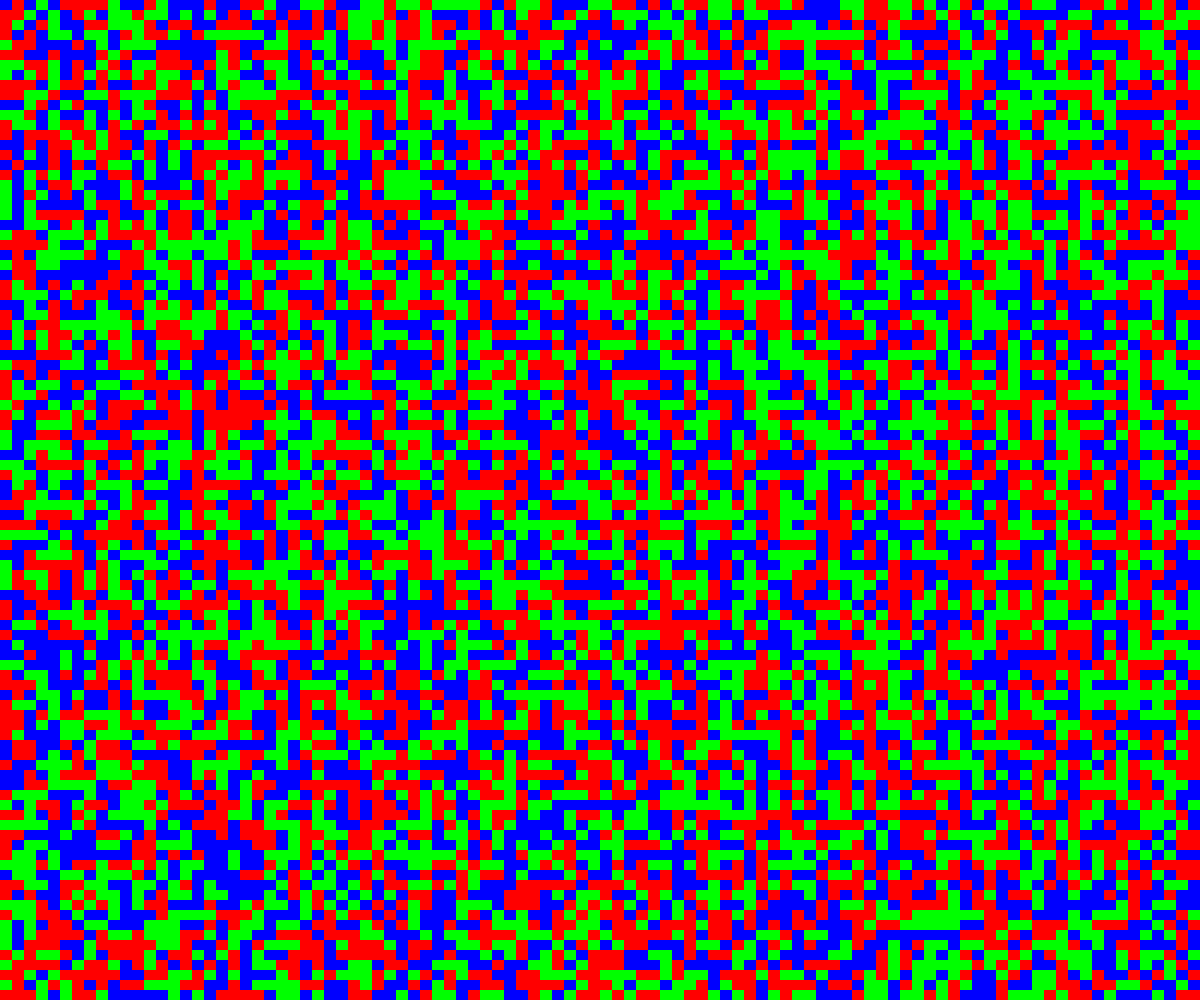
Frame 1 (no input)
Frame 60 (no input): identical to frame 1, image omitted
Frame 120 (the mouse pressed at the canvas centre since frame 60): identical to frame 1, image omitted

The p5.js sketch that drew this single still picture (run headless with seeded random() and noise() and a simulated clock; from frame 60 on, the mouse is pressed at the canvas centre):

// p5.js sketch
// ── sketch.js
const GRID_WIDTH = 100
const GRID_HEIGHT = 100
const PR = {
  "players": ["red", "green", "blue"],
  "red": [[0, 1, 0], [255, 0, 0, 255],0],
  "green": [[0, 0, 1], [0, 255, 0, 255],1],
  "blue": [[1, 0, 0], [0, 0, 255, 255],2]
}
let canvas
let grid

class Grid {
  constructor(w, h, PR) {
    this.width = w
    this.height = h
    this.cellWidth = width/w
    this.cellHeight = height/h
    this.playerRules = PR
    this.graphics = createGraphics(this.width, this.height)
    this.graphics.loadPixels()
    this.grid = []
    const gp = this.graphics
    for (let i = 0; i < this.width; i++) {
      this.grid[i] = []
      for (let j = 0; j < this.height; j++) {
        const player = random(this.playerRules["players"])
        this.grid[i][j] = player
        const vals = this.playerRules[player][1]
        let index = (this.width * i + j) * 4;
        gp.pixels[index + 0] = vals[0]
        gp.pixels[index + 1] = vals[1]
        gp.pixels[index + 2] = vals[2]
        gp.pixels[index + 3] = vals[3]
      }
    }
    gp.drawingContext.imageSmoothingEnabled = false;
    gp.updatePixels();
  }

  update(){
    let newGrid = []
    const playerNum = this.playerRules["players"].length
    for (let i = 0; i < this.width; i++){
      newGrid[i] = []
      for(let j = 0; j < this.height; j++){
        let neighbors = []
        for(let k = -1; k <= 1; k++){
          for(let l = -1; l <= 1; l++){
            const x = i+k
            const y = j+l
            if(x < GRID_WIDTH && x >= 0 && y < GRID_HEIGHT && y >= 0 && (k != 0 || l != 0)){
              neighbors.push(this.grid[x][y])
            }
          }
        }
        const thisIndex = this.playerRules[this.grid[i][j]][2]
        let chances = new Array(playerNum).fill(0)
        for(let other of neighbors){
          const otherIndex = this.playerRules[other][2]
          chances[otherIndex] += (this.playerRules[other][0][thisIndex]/neighbors.length)
        }
        
        //text(str(chances),(i+0.5)*this.cellWidth,(j+0.5)*this.cellHeight)
        newGrid[i][j] = 0 //assign winner
      }
    }
  }

  show() {
    image(this.graphics, 0, 0, width, height)
  }
}

function setup() {
  canvas = createCanvas(windowWidth, windowHeight);
  canvas.drawingContext.imageSmoothingEnabled = false;
  background(51)
  grid = new Grid(GRID_WIDTH, GRID_HEIGHT, PR)
  textAlign(CENTER, CENTER)
  //frameRate(1)
}

function draw() {
  grid.show()
  grid.update()
}
